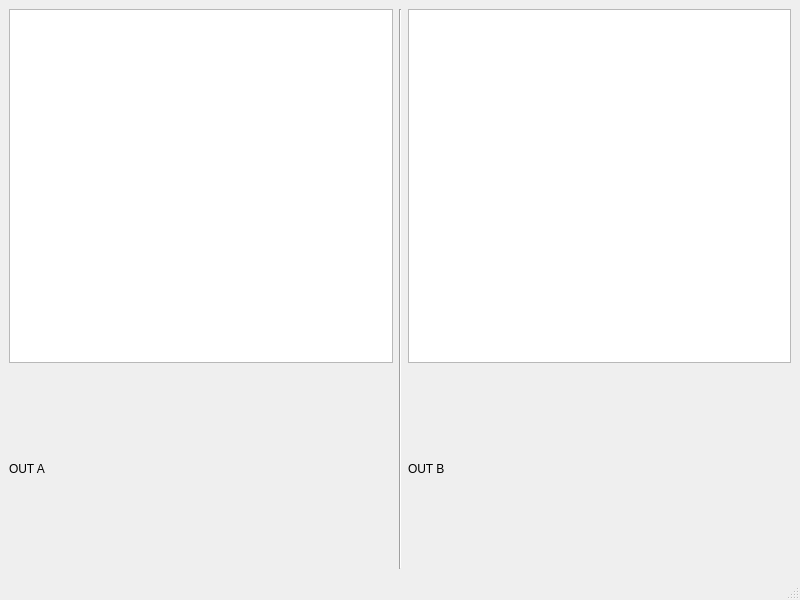
<?xml version="1.0" encoding="UTF-8"?>
<ui version="4.0">
 <class>MainWindow</class>
 <widget class="QMainWindow" name="MainWindow">
  <property name="geometry">
   <rect>
    <x>0</x>
    <y>0</y>
    <width>800</width>
    <height>600</height>
   </rect>
  </property>
  <property name="windowTitle">
   <string>MainWindow</string>
  </property>
  <widget class="QWidget" name="centralwidget">
   <layout class="QGridLayout" name="gridLayout">
    <item row="1" column="0">
     <widget class="QLabel" name="outA">
      <property name="minimumSize">
       <size>
        <width>0</width>
        <height>200</height>
       </size>
      </property>
      <property name="text">
       <string>OUT A</string>
      </property>
     </widget>
    </item>
    <item row="0" column="1" rowspan="2">
     <widget class="Line" name="line">
      <property name="orientation">
       <enum>Qt::Vertical</enum>
      </property>
     </widget>
    </item>
    <item row="0" column="0">
     <widget class="QPlainTextEdit" name="inpA"/>
    </item>
    <item row="0" column="2">
     <widget class="QPlainTextEdit" name="inpB"/>
    </item>
    <item row="1" column="2">
     <widget class="QLabel" name="outB">
      <property name="text">
       <string>OUT B</string>
      </property>
     </widget>
    </item>
   </layout>
  </widget>
  <widget class="QMenuBar" name="menubar">
   <property name="geometry">
    <rect>
     <x>0</x>
     <y>0</y>
     <width>800</width>
     <height>22</height>
    </rect>
   </property>
  </widget>
  <widget class="QStatusBar" name="statusbar"/>
 </widget>
 <resources/>
 <connections/>
</ui>
